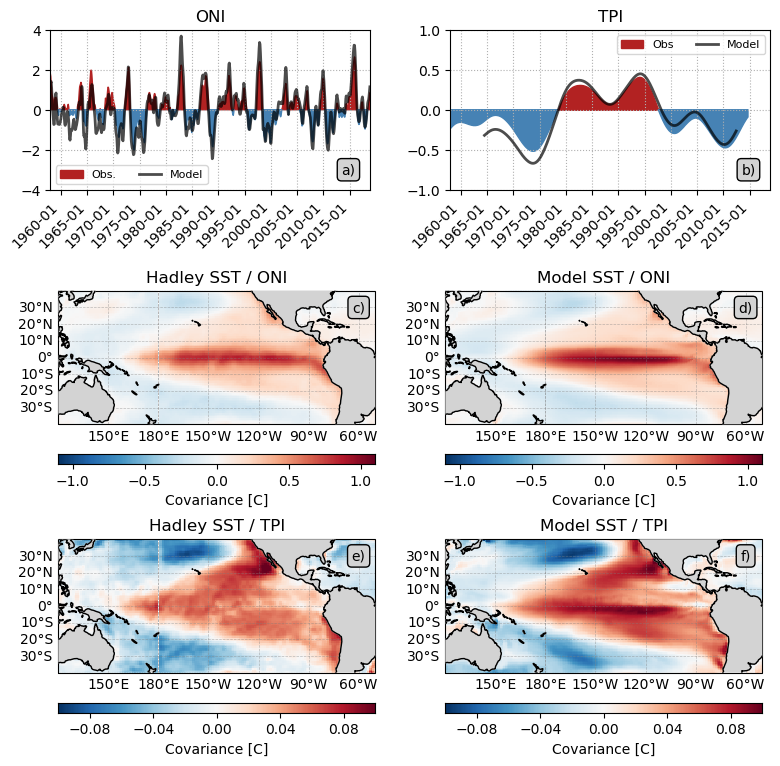

Recreate this plot in Python.
import cartopy.crs as ccrs
import cartopy.feature as cfeature
import xarray as xr
from cartopy.mpl.gridliner import LONGITUDE_FORMATTER, LATITUDE_FORMATTER
import matplotlib.ticker as mticker
import numpy as np
import matplotlib.pyplot as plt
from mpl_toolkits.axes_grid1 import AxesGrid
from cartopy.mpl.geoaxes import GeoAxes
import string
import sys
sys.path.append('../../nino')
from extract_nino import read_index
import apecosm.ts as ts
import scipy.signal as sig
from envtoolkit.ts import Lanczos

nWgt      = 157
fca       = 1./156
fca = 1 / fca

lanc = Lanczos('lp', pca=fca, nwts=nWgt)


letters = list(string.ascii_lowercase)
letters = letters[2:]

proj = ccrs.PlateCarree(central_longitude=180)
proj2 = ccrs.PlateCarree(central_longitude=0)

gridparams = {'crs': ccrs.PlateCarree(central_longitude=0), 'draw_labels':True, 'linewidth':0.5, 'color':'gray', 'alpha':0.5, 'linestyle':'--'}

mesh = xr.open_dataset('../../data/mesh_mask_eORCA1_v2.2.nc')
mesh = mesh.isel(t=0, z=0)
lon = mesh['glamt'].values
lat = mesh['gphit'].values
lonf = mesh['glamf'].values
latf = mesh['gphif'].values
tmask = mesh['tmask'].values

fig = plt.figure(figsize=(8, 16))
plt.subplots_adjust(top=0.95)
axes_class = (GeoAxes, dict(map_projection=proj))

left = 0.06
width = 1 - 2 * left
bottom = 0.18 #0.5
height = 0.45

axes = (left, bottom, width, height)
axgr = AxesGrid(fig, axes,  axes_class=axes_class, nrows_ncols=(2, 2), axes_pad=(0.7, 0.75), label_mode='', cbar_mode='each', cbar_size=0.1, cbar_pad=0.3, cbar_location="bottom")

axout = list(enumerate(axgr))
axout = [p[1] for p in axout]

#################################################################### Plotting covariances SST

hadley = xr.open_dataset('../../cov-hadley/data/cov_hadsst_oni_tpi.nc')
lonhad = hadley['lon'].values
lathad = hadley['lat'].values
hadoni = hadley['covoni'].to_masked_array().T
hadoni = np.ma.masked_where(hadoni == 0, hadoni)
hadtpi = hadley['covtpi'].to_masked_array().T
hadtpi = np.ma.masked_where(hadtpi == 0, hadtpi)

model = xr.open_dataset('../../cov-hadley/data/cov_modsst_oni_tpi.nc')
modoni = model['covoni'].to_masked_array().T
modoni = np.ma.masked_where(modoni == 0, modoni)
modtpi = model['covtpi'].to_masked_array().T
modtpi = np.ma.masked_where(modtpi == 0, modtpi)

lontext = 120
lattext = 30
dicttext = dict(boxstyle='round', facecolor='lightgray', alpha=1)

iiii = 0
ax = axgr[iiii]
ccc = 1.1
step = 0.1
levels = np.arange(-ccc, ccc + step, step)

cs = ax.pcolormesh(lonhad, lathad, hadoni, transform=proj2, shading='auto')
cs.set_clim(-ccc, ccc)
ax.add_feature(cfeature.LAND, zorder=1000, color='lightgray')
ax.add_feature(cfeature.COASTLINE, zorder=1001)

gl = ax.gridlines(**gridparams)
gl.xlabels_top = False
gl.ylabels_right = False
gl.xformatter = LONGITUDE_FORMATTER
gl.yformatter = LATITUDE_FORMATTER
gl.xlocator = mticker.FixedLocator([150, 180, -180, -150, -120, -90, -60])
ax.set_ylim(-40, 40)
ax.set_xlim(-60, 130)
ax.text(lontext, lattext, letters[iiii] + ")", ha='center', va='center', transform=proj, bbox=dicttext)

ax.set_title('Hadley SST / ONI')
cbax = axgr.cbar_axes[iiii]
cb = cbax.colorbar(cs)
try:
    cb.set_label('Covariance [C]')
except:
    cb.set_label_text('Covariance [C]')
iiii = 1 
ax = axgr[iiii]

cs = ax.pcolormesh(lonf, latf, modoni[1:, 1:], transform=proj2)
cs.set_clim(-ccc, ccc)
ax.add_feature(cfeature.LAND, zorder=1000, color='lightgray')
ax.add_feature(cfeature.COASTLINE, zorder=1001)
ax.text(lontext, lattext, letters[iiii] + ")", ha='center', va='center', transform=proj, bbox=dicttext)

gl = ax.gridlines(**gridparams)
gl.xlabels_top = False
gl.ylabels_right = False
gl.xformatter = LONGITUDE_FORMATTER
gl.yformatter = LATITUDE_FORMATTER
xticks = np.array([150, 180, -180, -150, -120, -90, -60])
gl.xlocator = mticker.FixedLocator(xticks)
ax.set_ylim(-40, 40)
ax.set_xlim(-60, 130)

cbax = axgr.cbar_axes[iiii]
cb = cbax.colorbar(cs)
try:
    cb.set_label('Covariance [C]')
except:
    cb.set_label_text('Covariance [C]')


ax.set_title('Model SST / ONI')

iiii = 2
ax = axgr[iiii]
ccc = 0.1
step = 0.1
levels = np.arange(-ccc, ccc + step, step)

cs = ax.pcolormesh(lonhad, lathad, hadtpi, transform=proj2, shading='auto')
cs.set_clim(-ccc, ccc)
ax.add_feature(cfeature.LAND, zorder=1000, color='lightgray')
ax.add_feature(cfeature.COASTLINE, zorder=1001)
ax.text(lontext, lattext, letters[iiii] + ")", ha='center', va='center', transform=proj, bbox=dicttext)

gl = ax.gridlines(**gridparams)
gl.xlabels_top = False
gl.ylabels_right = False
gl.xformatter = LONGITUDE_FORMATTER
gl.yformatter = LATITUDE_FORMATTER
gl.xlocator = mticker.FixedLocator([150, 180, -180, -150, -120, -90, -60])
ax.set_ylim(-40, 40)
ax.set_xlim(-60, 130)

ax.set_title('Hadley SST / TPI')
cbax = axgr.cbar_axes[iiii]
cb = cbax.colorbar(cs)
cb.set_label_text('Covariance [C]')

iiii = 3
ax = axgr[iiii]

cs = ax.pcolormesh(lonf, latf, modtpi[1:, 1:], transform=proj2)
cs.set_clim(-ccc, ccc)
ax.add_feature(cfeature.LAND, zorder=1000, color='lightgray')
ax.add_feature(cfeature.COASTLINE, zorder=1001)

gl = ax.gridlines(**gridparams)
gl.xlabels_top = False
gl.ylabels_right = False
gl.xformatter = LONGITUDE_FORMATTER
gl.yformatter = LATITUDE_FORMATTER
xticks = np.array([150, 180, -180, -150, -120, -90, -60])
gl.xlocator = mticker.FixedLocator(xticks)
ax.set_ylim(-40, 40)
ax.set_xlim(-60, 130)
ax.text(lontext, lattext, letters[iiii] + ")", ha='center', va='center', transform=proj, bbox=dicttext)

cbax = axgr.cbar_axes[iiii]
cb = cbax.colorbar(cs)
cb.set_label_text('Covariance [C]')

ax.set_title('Model SST / TPI')


########################################################################### ChlSat

'''

# processing obs
data = xr.open_dataset("../chl-sat/interp/covariance_satellite_data.nc")
cov = data['cov'].to_masked_array()
cov = np.ma.masked_where(cov == 0, cov)
lon = data['lon'].values
lat = data['lat'].values

iiii = 4
ax = axgr[iiii]
ax.set_ylim(-40, 40)
ax.set_xlim(-60, 130)

cs = ax.pcolormesh(lon, lat, cov, transform=ccrs.PlateCarree())
cs.set_clim(-ccc, ccc)
ax.add_feature(cfeature.LAND, zorder=1000, color='lightgray')
ax.add_feature(cfeature.COASTLINE, zorder=1001)

gl = ax.gridlines(**gridparams)
gl.xlabels_top = False
gl.ylabels_right = False
gl.xformatter = LONGITUDE_FORMATTER
gl.yformatter = LATITUDE_FORMATTER
gl.xlocator = mticker.FixedLocator([150, 180, -180, -150, -120, -90, -60])

ax.set_title('OCCI Chl / ONI')
cb = axgr.cbar_axes[iiii].colorbar(cs)
cb.set_label("Covariance [mg/m3]")
ax.text(lontext, lattext, letters[iiii] + ")", ha='center', va='center', transform=proj, bbox=dicttext)

#######

mesh = xr.open_dataset('../data/mesh_mask_eORCA1_v2.2.nc')
mesh = mesh.isel(t=0)
lon = mesh['glamt'].values
lat = mesh['gphit'].values
tmask = mesh['tmask'].values[0]
lonf = mesh['glamf'].values
latf = mesh['gphit'].values

data = xr.open_dataset("../chl-sat/model/covariance_model_data.nc")
cov = data['cov'].values
cov = np.ma.masked_where(tmask == 0, cov)

iiii = 5
ax2 = axgr[iiii]

cs = ax2.pcolormesh(lonf, latf, cov[1:, 1:], transform=proj2)
cs.set_clim(-ccc, ccc)
ax2.add_feature(cfeature.LAND, zorder=1000, color='lightgray')
ax2.add_feature(cfeature.COASTLINE, zorder=1001)

ax2.set_title('Model Chl / ONI')

xmin = 0.2
#cax = plt.axes([xmin, 0.1, 1-2*xmin, 0.03])
cb = axgr.cbar_axes[iiii].colorbar(cs)
cb.set_label("Covariance [mg/m3]")
ax2.text(lontext, lattext, letters[iiii] + ")", ha='center', va='center', transform=proj, bbox=dicttext)

gl = ax2.gridlines(**gridparams)
gl.xlabels_top = False
gl.ylabels_right = False
#gl.ylabels_left = False
#gl.xlines = False
gl.xformatter = LONGITUDE_FORMATTER
gl.yformatter = LATITUDE_FORMATTER
gl.xlocator = mticker.FixedLocator([150, 180, -180, -150, -120, -90, -60])

'''


############################################ plotting data


dnino, nino = read_index('../../data/index/oni.data')
iok = np.nonzero((dnino >= 195801) & (dnino <= 201812))[0]
dnino = dnino[iok]
nino = nino[iok]
time = np.arange(len(dnino))
ynino = dnino // 100
mnino = dnino - 100 * ynino

labels = np.array(['%.4d-%.2d' %(y, m) for y,m in zip(ynino, mnino)])

data = xr.open_dataset("../../nemo-pisces/nino/simulated_enso_index.nc")
years = data['time'].values // 100
months = data['time'].values - 100 * years
enso = data['enso'].values
#timemod = np.arange(len(years)) + 8 * 12
nmod = len(time)
#enso = data['enso'].values
#clim, enso = ts.get_monthly_clim(enso)
#enso = sig.detrend(enso)
ensof = np.zeros(enso.shape)

index = np.arange(3)
for i in range(1, nmod - 1):
    ensof[i] = enso[index].mean()
    index += 1

ensof[ensof == 0] = np.nan

istart = np.nonzero(dnino == 195802)[0][0]
iend = np.nonzero(dnino == 201811)[0][0] + 1

test = np.corrcoef(ensof[1:-1], nino[istart:iend])
print(ensof.shape, nino.shape)
print(test)
test = np.corrcoef(ensof[1:-1], nino[1:-1])[0, 1]
print('Correlation ONI', test)

istart = np.nonzero(dnino == 195801)[0][0]
iend = np.nonzero(dnino == 201812)[0][0] + 1
test = np.corrcoef(enso, nino[istart:iend])

xticks = np.arange(2*12, len(time), 5 * 12)

left = 0.05
width = 0.4
bottom = 0.6
height = 0.1

axes = (left, bottom, width, height)

alpha = 0.7

ax = plt.axes(axes)
l1 = plt.fill_between(time, 0, nino, where=(nino>0), color='firebrick', interpolate=True)
l2 = plt.fill_between(time, 0, nino, where=(nino<0), color='steelblue', interpolate=True)
l3 = plt.plot(time, ensof, 'k', label='Sim.', alpha=alpha)
plt.legend([l1, l3[0]], ['Obs.', 'Model'], loc=0, fontsize=8, ncol=2)
ax.set_title('ONI')

#plt.legend(loc=0)
ax.set_xticks(time[xticks])
ax.set_xticklabels(labels[xticks], rotation=45, ha='right')
ax.grid(True)
ax.set_xlim(time.min(), time.max())
ax.set_ylim(-4, 4)
ax.text(time[-1] - 50, -3, 'a' + ")", ha='center', va='center', bbox=dicttext)

data = xr.open_dataset('../../data/filt_tpi.nc')
nino2 = data['tpi_filt'].values

data = xr.open_dataset('../../nemo-pisces/nino/model_tpi_index.nc')
modtpi = data['tpi'].values

modtpi = lanc.wgt_runave(modtpi)
#nino2 = lanc.wgt_runave(nino2)

print('Correlation TPI', np.corrcoef(modtpi, nino2)[0, 1])

left = 0.55
width = 0.4
bottom = 0.6
height = 0.1
axes = (left, bottom, width, height)

ax = plt.axes(axes)
l1 = plt.fill_between(time, 0, nino2, where=(nino2 > 0), color='firebrick', interpolate=True)
l2 = plt.fill_between(time, 0, nino2, where=(nino2 < 0), color='steelblue', interpolate=True)
l3 = plt.plot(time, modtpi, color='k', label='Sim.', alpha=alpha)
plt.legend([l1, l3[0]], ['Obs', 'Model'], loc=0, fontsize=8, ncol=2)
ax.set_title('TPI')

#plt.legend(loc=0)
ax.set_xticks(time[xticks])
ax.set_xticklabels(labels[xticks], rotation=45, ha='right')
ax.grid(True)
ax.set_xlim(time.min(), time.max())
ax.set_ylim(-1, 1)
ax.text(time[-1] - 50, -0.75, 'b' + ")", ha='center', va='center', bbox=dicttext)

####################################################### equatorial tempratures

"""

width = 0.8
left = 0.1
bottom = 0.1
height = 0.12
axes = (left, bottom, width, height)

data = xr.open_dataset('../cov-hadley/obs_equatorial_mean.nc')
obs = data['sst'].values

data = xr.open_dataset('../nemo-pisces/nino/simulated_equatorial_mean.nc')
mod = data['sst'].values

ax = plt.axes(axes)
l1 = plt.plot(time, obs, color='k')
l3 = plt.plot(time, mod, color='firebrick', label='Sim.', alpha=0.5)
plt.legend([l1[0], l3[0]], ['Obs', 'Model'], loc=0, fontsize=8, ncol=2)
ax.set_title('Equatorial mean SST')
ax.set_xticks(time[xticks])
ax.set_xticklabels(labels[xticks], rotation=45, ha='right')
ax.grid(True)
ax.set_xlim(time.min(), time.max())
ax.set_ylabel('[C]')
#ax.set_ylim(-1, 1)
#ax.text(time[-1] - 50, -0.75, 'b' + ")", ha='center', va='center', bbox=dicttext)

"""

plt.savefig('fig1', bbox_inches='tight')
